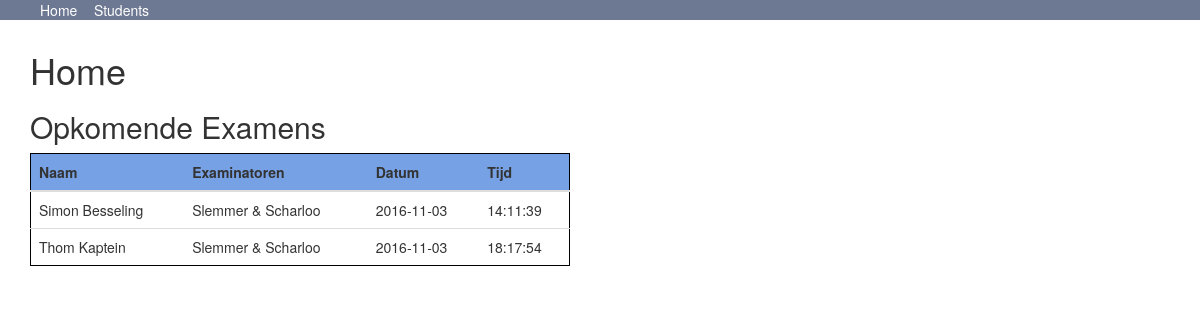
The page / on the database its author committed.
### tables this page shows
CREATE TABLE `calendar` (
  `id` int(11) NOT NULL,
  `user_id_1` int(11) DEFAULT NULL,
  `user_id_2` int(11) DEFAULT NULL,
  `date` date DEFAULT NULL,
  `time` time DEFAULT NULL,
  `exam_id` int(11) DEFAULT NULL,
  `student_id` int(11) DEFAULT NULL
);

CREATE TABLE `student` (
  `id` int(11) NOT NULL,
  `first_name` varchar(50) DEFAULT NULL,
  `last_name` varchar(50) DEFAULT NULL,
  `ov_number` int(10) DEFAULT NULL
);

CREATE TABLE `user` (
  `id` int(50) NOT NULL,
  `username` varchar(100) NOT NULL,
  `first_name` varchar(100) NOT NULL,
  `last_name` varchar(100) NOT NULL
);

### index.php (the view)
<!DOCTYPE html>
<html>
  <?php
    require_once('assets/head.php');
    require_once('connection.php');
  ?>
<body>
    <?php require_once('assets/header.php'); ?>
    <div class="container">
      <div class="row col-md-6">
        <main>
          <h1>Home</h1>
          <article class="todays_exams">
          <h2>Opkomende Examens</h2>
            <?php
            $getCalendar = $dbh->prepare("SELECT `calendar`.*, `user1`.`username` AS `docent1`, `user2`.`username` AS `docent2`, `student`.`first_name` AS `student_first_name`, `student`.`last_name` AS `student_last_name`
                                          FROM `calendar`
                                          LEFT JOIN `user` AS `user1`
                                          ON user1.id = calendar.user_id_1
                                          LEFT JOIN `user` AS `user2`
                                          ON user2.id = calendar.user_id_2
                                          LEFT JOIN `student`
                                          ON student.id = calendar.student_id
                                          WHERE DATE(date)=CURDATE()
                                          ORDER BY date ASC, time ASC");
            $getCalendar->execute();
            $calendar = $getCalendar->fetchAll();
            echo "<div class='table-responsive'>";
            echo "<table class='table'>";
            echo "<thead>";
            echo "<tr>
                    <th>Naam</th>
                    <th>Examinatoren</th>
                    <th>Datum</th>
                    <th>Tijd</th>
                  </tr>";
            echo "</thead>";
            echo "<tbody>";
            foreach( $calendar as $row) {
              echo "<tr>";
              echo "<td>".$row['student_first_name']."&nbsp;".$row['student_last_name']."</td>";
              echo "<td>".$row['docent1']."<span> & </span>".$row['docent2']."</td>";
              echo "<td>".$row['date']."</td>";
              echo "<td>".$row['time']."</td>";
              echo "</tr>";
            }
            echo "</tbody>";
            echo "</table>";
            echo "</div>";
          ?>
          </article>
        </main>
       </div>
      </div>
  </body>
</html>

### css/master.css (style rules this page uses)
body { margin: 0px; }
thead { background-color: #77a1e5; }
table { border: 1px solid black; }

### rows shown on the page
calendar: student.first_name "Simon", student.last_name "Besseling", user.username "Slemmer", user.username "Scharloo", date "2016-11-03", time "14:11:39"
calendar: student.first_name "Thom", student.last_name "Kaptein", user.username "Slemmer", user.username "Scharloo", date "2016-11-03", time "18:17:54"
